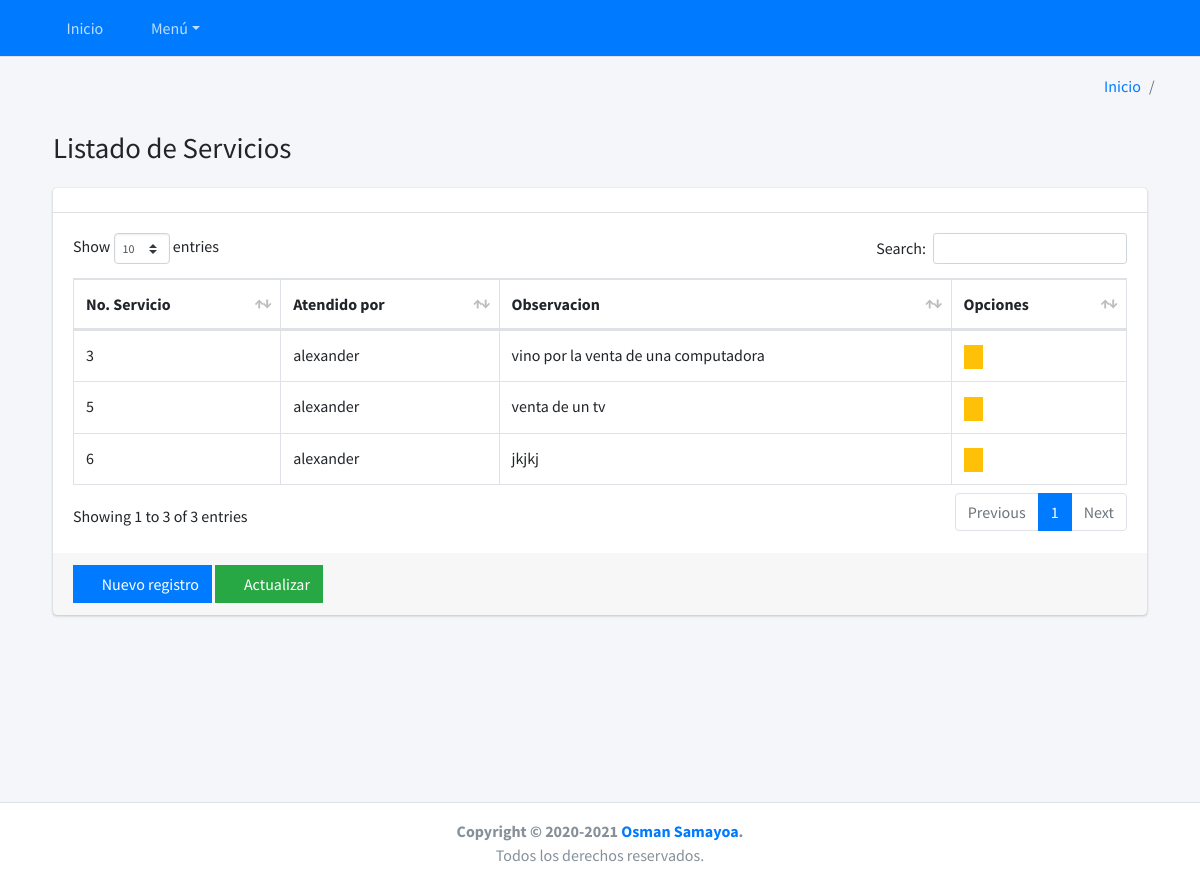
/ordenes/lista-form-servicio/, run on the app's committed database.
### ordenes/models.py (models this page shows, shortened)
class FormularServicio(BaseModel):
    username = models.ForeignKey(settings.AUTH_USER_MODEL, on_delete=models.CASCADE, blank=True, null=True)
    cliente = models.ForeignKey(Cliente, on_delete=models.CASCADE)
    no_servicio = models.ForeignKey(Servicio, on_delete=models.CASCADE)
    observacion = models.TextField('Descripcion del servicio')
    class Meta:
        verbose_name = 'Formulario de Servicio'
        verbose_name_plural = 'Formulario de Servicios'
        db_table = 'formulario_servicio'

class Servicio(BaseModel):
    username = models.ForeignKey(settings.AUTH_USER_MODEL, on_delete=models.CASCADE, blank=True, null=True)
    tipo_servicio = models.ForeignKey(TiposServicio, on_delete=models.CASCADE)
    no_servicio = models.AutoField(primary_key=True)
    orden_generada = models.BooleanField(default = True)
    orden_transito = models.BooleanField(default = False)
    def __str__(self):
        return '{}'.format(self.no_servicio)
    class Meta:
        verbose_name = 'Servicio'
        verbose_name_plural = 'Servicios'
        db_table = 'servicio'

### usuario/models.py (models this page shows)
class User(AbstractUser):
    def get_full_name(self):
        return '{}{}'.format(self.first_name, self.last_name)

### ordenes/views.py (the view)
# urls.py: path('lista-form-servicio/', FormularServicioList.as_view(), name='lista_form_servicio'),
class FormularServicioList(ListView):
    model =  FormularServicio
    template_name = 'ordenes/list_form_servicio.html'
    def get_queryset(self):
        return self.model.objects.all()
    def get_context_data(self , *args , **kwargs):
        context = super().get_context_data(*args, **kwargs)
        context ['title'] = 'Listado de Servicios'
        context['list_url'] = reverse_lazy('ordenes:lista_form_servicio')
        context['new_url'] = reverse_lazy('ordenes:new_form_servicio')
        context['url_home'] = reverse_lazy('bases:home')
        return context

### ordenes/templates/ordenes/list_form_servicio.html
{% extends 'base/list.html' %}
{% block columns %}
  <tr>
    <th scope="col" >No. Servicio</th>
    <th scope="col" >Atendido por</th>
    <th scope="col" >Observacion</th>
    <th class="all">Opciones</th>
  </tr>
{% endblock %}
{% block rows %}
{% for m in formularservicio_list %}
  <tr>
    <td>{{m.no_servicio}}</td>
    <td>{{m.username.first_name}}</td>
    <td>{{m.observacion}}</td>
    <td>
      <a href="#" class="btn btn-warning btn-xs btn-flat">
        <i class="fas fa-edit"></i></a>
    </td>
  </tr>
{% endfor %}
{% endblock %}

### data on the page
FormularServicio: no_servicio "3", username.first_name "alexander", observacion "vino por la venta de una computadora"
FormularServicio: no_servicio "5", username.first_name "alexander", observacion "venta de un tv"
FormularServicio: no_servicio "6", username.first_name "alexander", observacion "jkjkj"

### other printed values
{{ title }} "Listado de Servicios"
